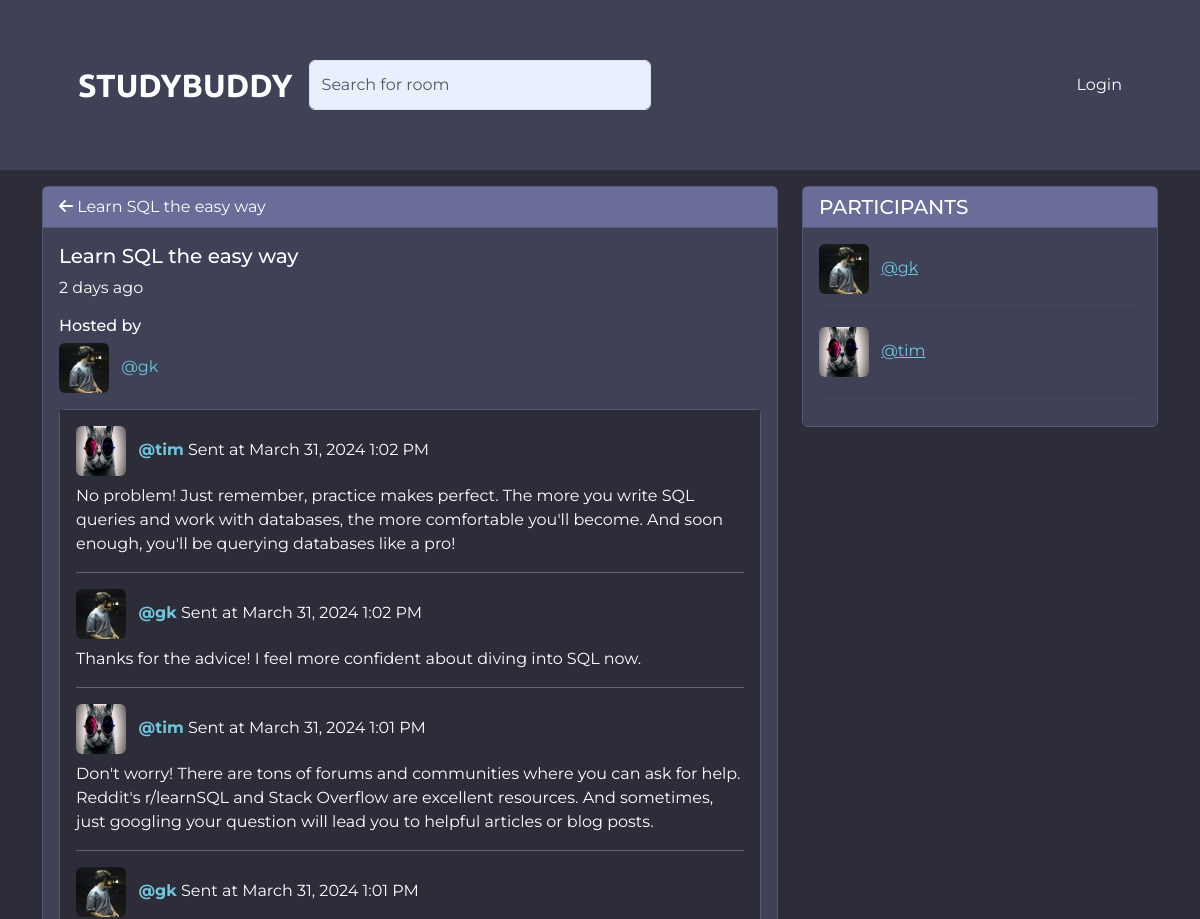
Page /room/5 (upper part) on the earlier database version.
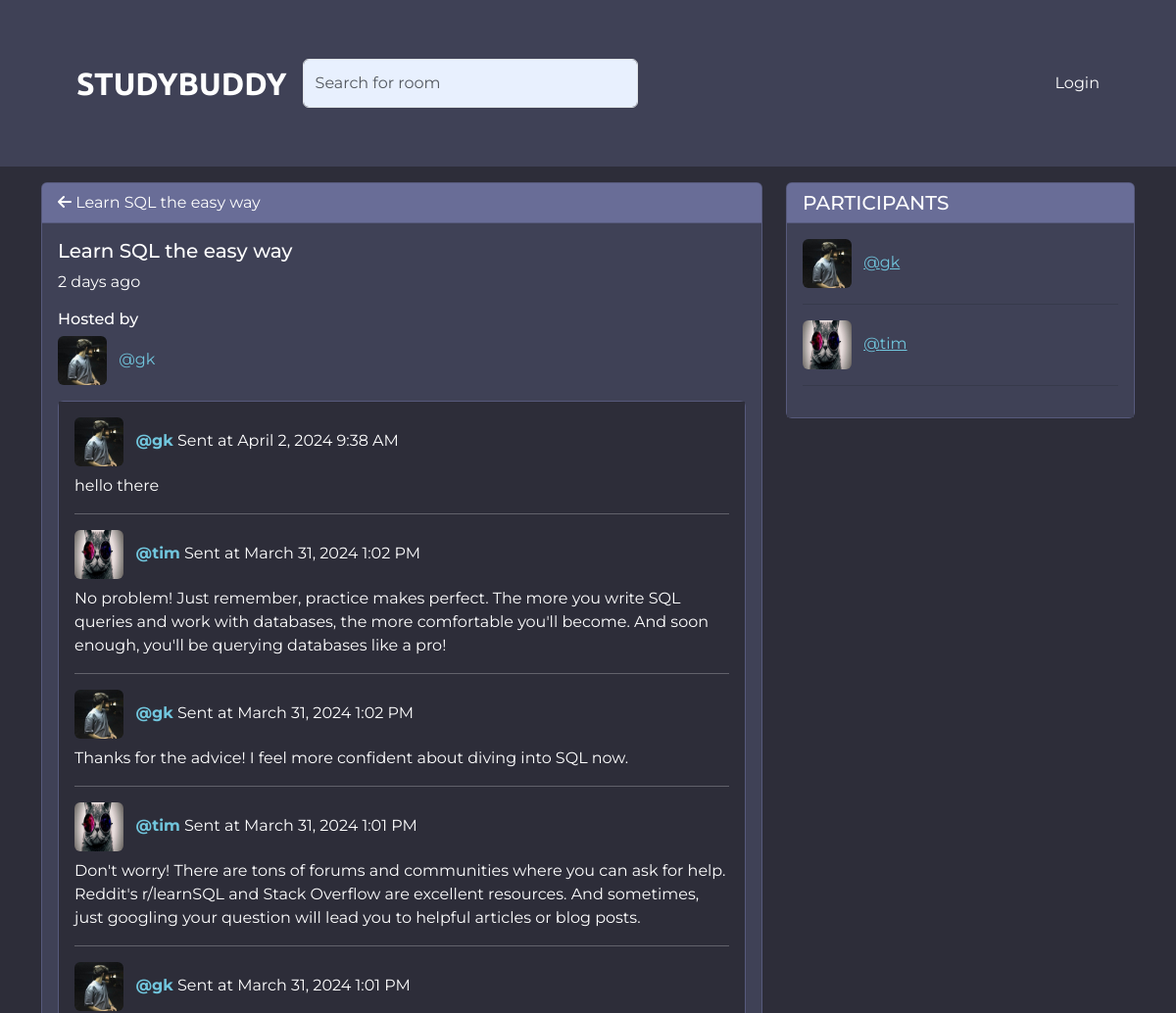
Same page on the later database version.
### base/models.py (models this page shows, shortened)
class Message(models.Model):
    user = models.ForeignKey(User, on_delete=models.CASCADE)
    room = models.ForeignKey(Room, on_delete=models.CASCADE)
    body = models.TextField(blank = True, null=True)
    updated = models.DateTimeField(auto_now=True)
    created = models.DateTimeField(auto_now_add=True)
    class Meta:
        ordering = ['-updated', '-created']

class User(AbstractUser):
    name = models.CharField(max_length=100, null = True)
    email = models.EmailField(unique=True)
    bio = models.TextField(blank=True, null=True)
    avatar = models.ImageField(blank=True, null=True, default='profile.jpg')
    USERNAME_FIELD = 'email'
    REQUIRED_FIELDS = []

### base/views.py (the view, shortened to what this page needs)
# urls.py: path('room/<int:pk>', views.room, name='room'),
def room(request, pk):
    room = Room.objects.get(id=pk)
    messages = room.message_set.all()
    participants = room.participants.all()
    return render(request, 'base/room.html', {"messages": messages, 'room': room, 'participants': participants})

### base/templates/base/room.html (shortened to what this page needs)
{% extends 'main.html' %}
{% load static %}
{% block content %}
<div class="container mt-3">
    <div class="row">
        <div class="col-lg-8 col-md-8">
            <div class="card" style=" background-color: #696d97;" >
                <div class="card-header" style="background-color: #696d97;" >
                <a href="{% url 'home' %}" style="text-decoration: none; color:#fff;"><i class="fa-solid fa-arrow-left"></i></a>
                <span style="color: #fff;">{{ room.name }}</span>
                </div>
                <div class="card-body" style="background-color: #3f4156;" >
                  <h5 class="card-title" style="color: #fff;" >{{ room.name }}</h5>
                  <p class="card-text" style="color: #fff;" >{{ room.created | timesince}} ago</p>
                  <h6 style="color: #fff;" >Hosted by</h6>
                  <img src="{{ room.host.avatar.url }}" style="width: 50px; height: 50px; " style="color: #fff;" class="rounded me-2" alt="..."> <span  style="color: #71c6dd;">@{{ room.host.username }}</span>
                  <div class="card mt-3 mb-3" style=" background-color: #696d97;">
                      <div class="card-body" style="background-color: #2d2d39;" >
                    {% for message in messages %}
                      <p class="card-title"><strong class=""style="color: #71c6dd;" ><span> <img src="{{ message.user.avatar.url }}"  style="width: 50px; height: 50px; " class="rounded me-2" alt="..."> </span  style="color: #71c6dd;" > @{{ message.user.username}}</strong>   <span style="color: #fff" >   Sent at {{ message.created|date:"F j, Y g:i A" }}
                      </span></p>
                      <p class="card-text" style="color: #fff;" >{{ message.body }}</p>
                      <hr style="color: #fff;" >
                    {% endfor %}
                    </div>
                  </div>
                </div>
              </div>
        </div>
        <div class="col-lg-4 col-md-4">
            <div class="card" style="background-color: #696d97;">
                <h5 class="card-header" style="background-color: #696d97; color: #fff;" >PARTICIPANTS</h5>
                <div class="card-body" style="background-color: #3f4156;">
                    {% for participant in participants %}
                  <p class="card-title"><span> <img src="{{ participant.avatar.url }}" style="width: 50px; height:50px; "  class="rounded me-2" alt="..."> </span>  <a href="" style="color: #71c6dd;" >@{{ participant.username}}</a></p>
                  <hr>
                  {% endfor %}
                </div>
              </div>
        </div>
    </div>
    </div>
{% endblock %}

Differences in the rows shown:
added Message: user.avatar (picture), user.username "gk", created "April 2, 2024 9:38 AM", body "hello there"
